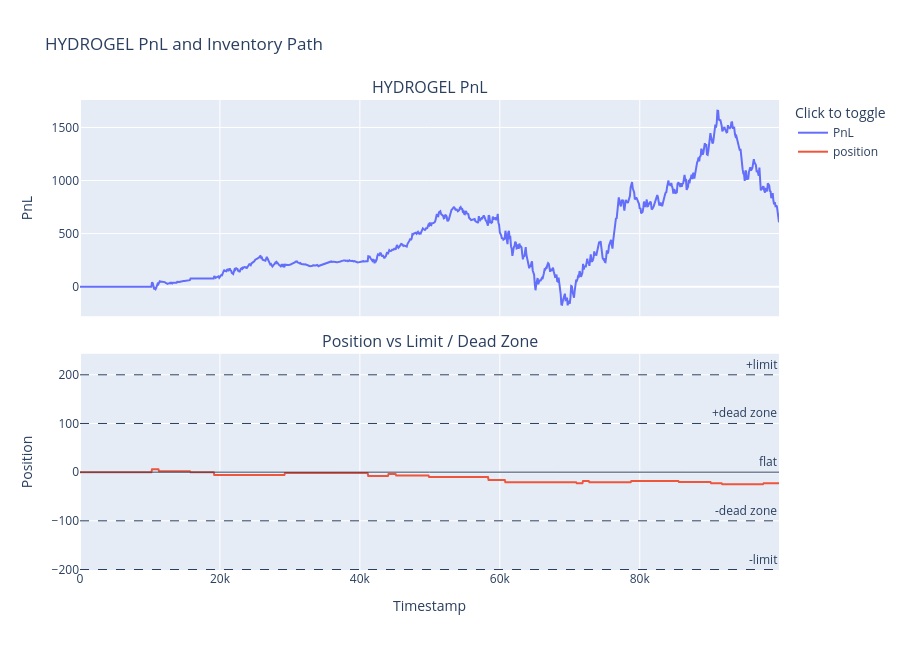
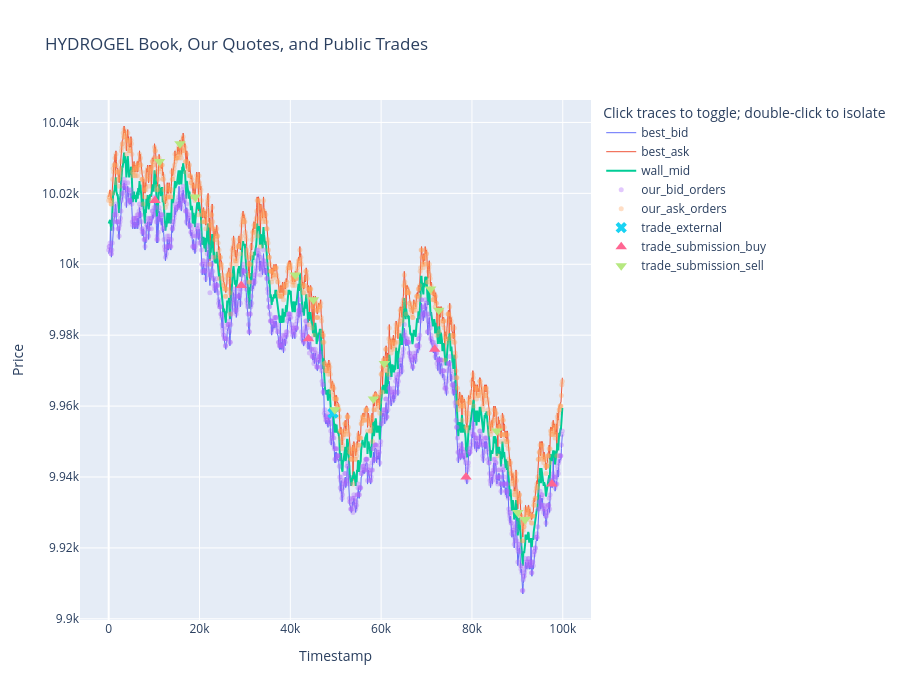
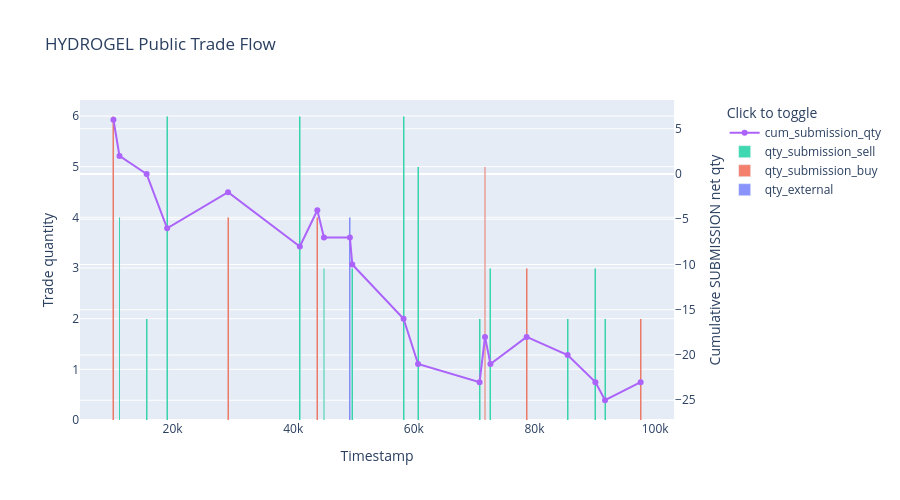

Notebook source saved alongside these figures, in order:
### Markdown cell above
## Interactive Graph Analysis: `413918.log`

This section builds toggleable Plotly charts from `/Users/yingzhu/Downloads/hydrogel_1/413918.log`.

What to inspect:

- **PnL vs position:** whether drawdowns line up with inventory swings.
- **Book / quote placement:** whether our quotes are too far from the touch to get filled.
- **Trade flow:** how sparse HYDROGEL trading is, and whether `SUBMISSION` captures most visible flow.

Use the legend to toggle traces on/off. Double-click a legend item to isolate it.

### Code cell
import csv
import io
import json
from pathlib import Path

import pandas as pd
import plotly.graph_objects as go
from plotly.subplots import make_subplots

LOG_PATH = Path("/Users/yingzhu/Downloads/hydrogel_1/413918.log")
SYM = "HYDROGEL_PACK"
LIMIT = 200
DEAD_ZONE_ABS = 100  # 50% of the 200-lot limit used by the nonlinear skew baseline.

data = json.loads(LOG_PATH.read_text())

# --- 1) Market snapshots / PnL from activitiesLog -------------------------
activity = pd.read_csv(io.StringIO(data["activitiesLog"]), sep=";")
hyd_activity = activity.loc[activity["product"] == SYM].copy()
for col in [
    "timestamp", "bid_price_1", "bid_volume_1", "ask_price_1", "ask_volume_1",
    "mid_price", "profit_and_loss",
]:
    hyd_activity[col] = pd.to_numeric(hyd_activity[col], errors="coerce")

# --- 2) State snapshots and submitted orders from lambda logs --------------
state_rows = []
order_rows = []
for rec in data["logs"]:
    payload = json.loads(rec["lambdaLog"])
    state, orders, conversions, trader_data, log_text = payload
    ts = int(state[0])
    position = int(state[6].get(SYM, 0))

    book = state[3].get(SYM, [{}, {}])
    buy_book = {int(k): int(v) for k, v in book[0].items()}
    sell_book = {int(k): int(v) for k, v in book[1].items()}

    best_bid = max(buy_book) if buy_book else None
    best_ask = min(sell_book) if sell_book else None
    wall_bid = max(buy_book, key=buy_book.get) if buy_book else None
    wall_ask = max(sell_book, key=lambda px: abs(sell_book[px])) if sell_book else None
    wall_mid = (wall_bid + wall_ask) / 2 if wall_bid is not None and wall_ask is not None else None

    state_rows.append({
        "timestamp": ts,
        "position": position,
        "abs_position": abs(position),
        "best_bid": best_bid,
        "best_ask": best_ask,
        "wall_bid": wall_bid,
        "wall_ask": wall_ask,
        "wall_mid": wall_mid,
        "spread": (best_ask - best_bid) if best_bid is not None and best_ask is not None else None,
        "book_bid_qty": sum(buy_book.values()),
        "book_ask_qty": sum(abs(v) for v in sell_book.values()),
    })

    for symbol, price, qty in orders:
        if symbol == SYM:
            order_rows.append({
                "timestamp": ts,
                "price": int(price),
                "quantity": int(qty),
                "side": "our_bid" if int(qty) > 0 else "our_ask",
                "abs_quantity": abs(int(qty)),
            })

state_df = pd.DataFrame(state_rows)
order_df = pd.DataFrame(order_rows)

# --- 3) Public trade flow ---------------------------------------------------
trade_df = pd.DataFrame([t for t in data["tradeHistory"] if t["symbol"] == SYM])
if not trade_df.empty:
    trade_df["side"] = trade_df.apply(
        lambda r: "submission_buy" if r["buyer"] == "SUBMISSION"
        else ("submission_sell" if r["seller"] == "SUBMISSION" else "external"),
        axis=1,
    )
    trade_df["signed_submission_qty"] = trade_df.apply(
        lambda r: r["quantity"] if r["buyer"] == "SUBMISSION"
        else (-r["quantity"] if r["seller"] == "SUBMISSION" else 0),
        axis=1,
    )
    trade_df["cum_submission_qty"] = trade_df["signed_submission_qty"].cumsum()

summary = pd.DataFrame([{
    "final_pnl": hyd_activity["profit_and_loss"].iloc[-1],
    "public_trade_events": len(trade_df),
    "public_trade_qty": int(trade_df["quantity"].sum()) if not trade_df.empty else 0,
    "submission_buy_qty": int(trade_df.loc[trade_df["side"] == "submission_buy", "quantity"].sum()) if not trade_df.empty else 0,
    "submission_sell_qty": int(trade_df.loc[trade_df["side"] == "submission_sell", "quantity"].sum()) if not trade_df.empty else 0,
    "final_position": int(state_df["position"].iloc[-1]),
    "max_abs_position": int(state_df["abs_position"].max()),
    "limit_utilization": state_df["abs_position"].max() / LIMIT,
    "ticks_over_dead_zone": int((state_df["abs_position"] >= DEAD_ZONE_ABS).sum()),
    "mean_spread": state_df["spread"].mean(),
}])
display(summary)

# --- Chart 1: PnL and position --------------------------------------------
fig = make_subplots(
    rows=2,
    cols=1,
    shared_xaxes=True,
    vertical_spacing=0.08,
    subplot_titles=("HYDROGEL PnL", "Position vs Limit / Dead Zone"),
)
fig.add_trace(
    go.Scatter(
        x=hyd_activity["timestamp"],
        y=hyd_activity["profit_and_loss"],
        mode="lines",
        name="PnL",
        line=dict(width=2),
    ),
    row=1,
    col=1,
)
fig.add_trace(
    go.Scatter(
        x=state_df["timestamp"],
        y=state_df["position"],
        mode="lines",
        name="position",
        line=dict(width=2),
    ),
    row=2,
    col=1,
)
for y, label in [(LIMIT, "+limit"), (-LIMIT, "-limit"), (DEAD_ZONE_ABS, "+dead zone"), (-DEAD_ZONE_ABS, "-dead zone"), (0, "flat")]:
    fig.add_hline(y=y, line_dash="dash" if y else "solid", line_width=1, annotation_text=label, row=2, col=1)
fig.update_layout(
    title="HYDROGEL PnL and Inventory Path",
    height=650,
    hovermode="x unified",
    legend_title_text="Click to toggle",
)
fig.update_yaxes(title_text="PnL", row=1, col=1)
fig.update_yaxes(title_text="Position", row=2, col=1)
fig.update_xaxes(title_text="Timestamp", row=2, col=1)
fig.show()

# --- Chart 2: book, our quotes, and fills ----------------------------------
fig = go.Figure()
fig.add_trace(go.Scatter(x=state_df["timestamp"], y=state_df["best_bid"], mode="lines", name="best_bid", line=dict(width=1)))
fig.add_trace(go.Scatter(x=state_df["timestamp"], y=state_df["best_ask"], mode="lines", name="best_ask", line=dict(width=1)))
fig.add_trace(go.Scatter(x=state_df["timestamp"], y=state_df["wall_mid"], mode="lines", name="wall_mid", line=dict(width=2)))

if not order_df.empty:
    bid_orders = order_df.loc[order_df["side"] == "our_bid"]
    ask_orders = order_df.loc[order_df["side"] == "our_ask"]
    fig.add_trace(go.Scatter(
        x=bid_orders["timestamp"], y=bid_orders["price"], mode="markers", name="our_bid_orders",
        marker=dict(size=5, opacity=0.35),
        customdata=bid_orders[["quantity"]],
        hovertemplate="ts=%{x}<br>price=%{y}<br>qty=%{customdata[0]}<extra></extra>",
    ))
    fig.add_trace(go.Scatter(
        x=ask_orders["timestamp"], y=ask_orders["price"], mode="markers", name="our_ask_orders",
        marker=dict(size=5, opacity=0.35),
        customdata=ask_orders[["quantity"]],
        hovertemplate="ts=%{x}<br>price=%{y}<br>qty=%{customdata[0]}<extra></extra>",
    ))

if not trade_df.empty:
    marker_by_side = {
        "submission_buy": "triangle-up",
        "submission_sell": "triangle-down",
        "external": "x",
    }
    for side, side_df in trade_df.groupby("side"):
        fig.add_trace(go.Scatter(
            x=side_df["timestamp"], y=side_df["price"], mode="markers", name=f"trade_{side}",
            marker=dict(size=10, symbol=marker_by_side.get(side, "circle")),
            customdata=side_df[["quantity", "buyer", "seller"]],
            hovertemplate="ts=%{x}<br>price=%{y}<br>qty=%{customdata[0]}<br>buyer=%{customdata[1]}<br>seller=%{customdata[2]}<extra></extra>",
        ))

fig.update_layout(
    title="HYDROGEL Book, Our Quotes, and Public Trades",
    xaxis_title="Timestamp",
    yaxis_title="Price",
    height=700,
    hovermode="x unified",
    legend_title_text="Click traces to toggle; double-click to isolate",
)
fig.show()

# --- Chart 3: flow / volume -------------------------------------------------
fig = make_subplots(specs=[[{"secondary_y": True}]])
if not trade_df.empty:
    for side, side_df in trade_df.groupby("side"):
        fig.add_trace(
            go.Bar(x=side_df["timestamp"], y=side_df["quantity"], name=f"qty_{side}", opacity=0.75),
            secondary_y=False,
        )
    fig.add_trace(
        go.Scatter(
            x=trade_df["timestamp"],
            y=trade_df["cum_submission_qty"],
            mode="lines+markers",
            name="cum_submission_qty",
            line=dict(width=2),
        ),
        secondary_y=True,
    )
fig.update_layout(
    title="HYDROGEL Public Trade Flow",
    xaxis_title="Timestamp",
    height=500,
    barmode="stack",
    hovermode="x unified",
    legend_title_text="Click to toggle",
)
fig.update_yaxes(title_text="Trade quantity", secondary_y=False)
fig.update_yaxes(title_text="Cumulative SUBMISSION net qty", secondary_y=True)
fig.show()

### Figure 1 — Plotly figure (JSON) as saved in the notebook; plotly's stock layout.template omitted (floating-point values rounded to 4 significant figures; data arrays with more than 128 entries replaced by an {"elided": "..."} marker saying what was removed)
{"data": [{"line": {"width": 2}, "mode": "lines", "name": "PnL", "type": "scatter", "x": {"elided": "1000 int values"}, "xaxis": "x", "y": {"elided": "1000 float values"}, "yaxis": "y"}, {"line": {"width": 2}, "mode": "lines", "name": "position", "type": "scatter", "x": {"elided": "1000 int values"}, "xaxis": "x2", "y": {"elided": "1000 int values"}, "yaxis": "y2"}], "layout": {"annotations": [{"font": {"size": 16}, "showarrow": false, "text": "HYDROGEL PnL", "x": 0.5, "xanchor": "center", "xref": "paper", "y": 1, "yanchor": "bottom", "yref": "paper"}, {"font": {"size": 16}, "showarrow": false, "text": "Position vs Limit / Dead Zone", "x": 0.5, "xanchor": "center", "xref": "paper", "y": 0.46, "yanchor": "bottom", "yref": "paper"}, {"showarrow": false, "text": "+limit", "x": 1, "xanchor": "right", "xref": "x2 domain", "y": 200, "yanchor": "bottom", "yref": "y2"}, {"showarrow": false, "text": "-limit", "x": 1, "xanchor": "right", "xref": "x2 domain", "y": -200, "yanchor": "bottom", "yref": "y2"}, {"showarrow": false, "text": "+dead zone", "x": 1, "xanchor": "right", "xref": "x2 domain", "y": 100, "yanchor": "bottom", "yref": "y2"}, {"showarrow": false, "text": "-dead zone", "x": 1, "xanchor": "right", "xref": "x2 domain", "y": -100, "yanchor": "bottom", "yref": "y2"}, {"showarrow": false, "text": "flat", "x": 1, "xanchor": "right", "xref": "x2 domain", "y": 0, "yanchor": "bottom", "yref": "y2"}], "height": 650, "hovermode": "x unified", "legend": {"title": {"text": "Click to toggle"}}, "shapes": [{"line": {"dash": "dash", "width": 1}, "type": "line", "x0": 0, "x1": 1, "xref": "x2 domain", "y0": 200, "y1": 200, "yref": "y2"}, {"line": {"dash": "dash", "width": 1}, "type": "line", "x0": 0, "x1": 1, "xref": "x2 domain", "y0": -200, "y1": -200, "yref": "y2"}, {"line": {"dash": "dash", "width": 1}, "type": "line", "x0": 0, "x1": 1, "xref": "x2 domain", "y0": 100, "y1": 100, "yref": "y2"}, {"line": {"dash": "dash", "width": 1}, "type": "line", "x0": 0, "x1": 1, "xref": "x2 domain", "y0": -100, "y1": -100, "yref": "y2"}, {"line": {"dash": "solid", "width": 1}, "type": "line", "x0": 0, "x1": 1, "xref": "x2 domain", "y0": 0, "y1": 0, "yref": "y2"}], "title": {"text": "HYDROGEL PnL and Inventory Path"}, "xaxis": {"anchor": "y", "domain": [0, 1], "matches": "x2", "showticklabels": false}, "xaxis2": {"anchor": "y2", "domain": [0, 1], "title": {"text": "Timestamp"}}, "yaxis": {"anchor": "x", "domain": [0.54, 1], "title": {"text": "PnL"}}, "yaxis2": {"anchor": "x2", "domain": [0, 0.46], "title": {"text": "Position"}}}}

### Figure 2 — Plotly figure (JSON) as saved in the notebook; plotly's stock layout.template omitted (floating-point values rounded to 4 significant figures; data arrays with more than 128 entries replaced by an {"elided": "..."} marker saying what was removed)
{"data": [{"line": {"width": 1}, "mode": "lines", "name": "best_bid", "type": "scatter", "x": {"elided": "1000 int values"}, "y": {"elided": "1000 int values"}}, {"line": {"width": 1}, "mode": "lines", "name": "best_ask", "type": "scatter", "x": {"elided": "1000 int values"}, "y": {"elided": "1000 int values"}}, {"line": {"width": 2}, "mode": "lines", "name": "wall_mid", "type": "scatter", "x": {"elided": "1000 int values"}, "y": {"elided": "1000 float values"}}, {"customdata": {"elided": "1000x1 int values"}, "hovertemplate": "ts=%{x}<br>price=%{y}<br>qty=%{customdata[0]}<extra></extra>", "marker": {"opacity": 0.35, "size": 5}, "mode": "markers", "name": "our_bid_orders", "type": "scatter", "x": {"elided": "1000 int values"}, "y": {"elided": "1000 int values"}}, {"customdata": {"elided": "1000x1 int values"}, "hovertemplate": "ts=%{x}<br>price=%{y}<br>qty=%{customdata[0]}<extra></extra>", "marker": {"opacity": 0.35, "size": 5}, "mode": "markers", "name": "our_ask_orders", "type": "scatter", "x": {"elided": "1000 int values"}, "y": {"elided": "1000 int values"}}, {"customdata": [[4, "", ""]], "hovertemplate": "ts=%{x}<br>price=%{y}<br>qty=%{customdata[0]}<br>buyer=%{customdata[1]}<br>seller=%{customdata[2]}<extra></extra>", "marker": {"size": 10, "symbol": "x"}, "mode": "markers", "name": "trade_external", "type": "scatter", "x": [49400], "y": [9958.0]}, {"customdata": [[6, "SUBMISSION", ""], [4, "SUBMISSION", ""], [4, "SUBMISSION", ""], [5, "SUBMISSION", ""], [3, "SUBMISSION", ""], [2, "SUBMISSION", ""]], "hovertemplate": "ts=%{x}<br>price=%{y}<br>qty=%{customdata[0]}<br>buyer=%{customdata[1]}<br>seller=%{customdata[2]}<extra></extra>", "marker": {"size": 10, "symbol": "triangle-up"}, "mode": "markers", "name": "trade_submission_buy", "type": "scatter", "x": [10200, 29200, 44000, 71800, 78700, 97600], "y": [10020.0, 9994.0, 9979.0, 9976.0, 9940.0, 9938.0]}, {"customdata": [[4, "", "SUBMISSION"], [2, "", "SUBMISSION"], [6, "", "SUBMISSION"], [6, "", "SUBMISSION"], [3, "", "SUBMISSION"], [3, "", "SUBMISSION"], [6, "", "SUBMISSION"], [5, "", "SUBMISSION"], [2, "", "SUBMISSION"], [3, "", "SUBMISSION"], [2, "", "SUBMISSION"], [3, "", "SUBMISSION"], [2, "", "SUBMISSION"]], "hovertemplate": "ts=%{x}<br>price=%{y}<br>qty=%{customdata[0]}<br>buyer=%{customdata[1]}<br>seller=%{customdata[2]}<extra></extra>", "marker": {"size": 10, "symbol": "triangle-down"}, "mode": "markers", "name": "trade_submission_sell", "type": "scatter", "x": [11200, 15700, 19100, 41100, 45100, 49800, 58300, 60700, 70900, 72700, 85500, 90100, 91700], "y": [10030.0, 10030.0, 10020.0, 9997.0, 9990.0, 9959.0, 9962.0, 9972.0, 9993.0, 9987.0, 9953.0, 9930.0, 9928.0]}], "layout": {"height": 700, "hovermode": "x unified", "legend": {"title": {"text": "Click traces to toggle; double-click to isolate"}}, "title": {"text": "HYDROGEL Book, Our Quotes, and Public Trades"}, "xaxis": {"title": {"text": "Timestamp"}}, "yaxis": {"title": {"text": "Price"}}}}

### Figure 3 — Plotly figure (JSON) as saved in the notebook; plotly's stock layout.template omitted (floating-point values rounded to 4 significant figures)
{"data": [{"name": "qty_external", "opacity": 0.75, "type": "bar", "x": [49400], "xaxis": "x", "y": [4], "yaxis": "y"}, {"name": "qty_submission_buy", "opacity": 0.75, "type": "bar", "x": [10200, 29200, 44000, 71800, 78700, 97600], "xaxis": "x", "y": [6, 4, 4, 5, 3, 2], "yaxis": "y"}, {"name": "qty_submission_sell", "opacity": 0.75, "type": "bar", "x": [11200, 15700, 19100, 41100, 45100, 49800, 58300, 60700, 70900, 72700, 85500, 90100, 91700], "xaxis": "x", "y": [4, 2, 6, 6, 3, 3, 6, 5, 2, 3, 2, 3, 2], "yaxis": "y"}, {"line": {"width": 2}, "mode": "lines+markers", "name": "cum_submission_qty", "type": "scatter", "x": [10200, 11200, 15700, 19100, 29200, 41100, 44000, 45100, 49400, 49800, 58300, 60700, 70900, 71800, 72700, 78700, 85500, 90100, 91700, 97600], "xaxis": "x", "y": [6, 2, 0, -6, -2, -8, -4, -7, -7, -10, -16, -21, -23, -18, -21, -18, -20, -23, -25, -23], "yaxis": "y2"}], "layout": {"barmode": "stack", "height": 500, "hovermode": "x unified", "legend": {"title": {"text": "Click to toggle"}}, "title": {"text": "HYDROGEL Public Trade Flow"}, "xaxis": {"anchor": "y", "domain": [0, 0.94], "title": {"text": "Timestamp"}}, "yaxis": {"anchor": "x", "domain": [0, 1], "title": {"text": "Trade quantity"}}, "yaxis2": {"anchor": "x", "overlaying": "y", "side": "right", "title": {"text": "Cumulative SUBMISSION net qty"}}}}
